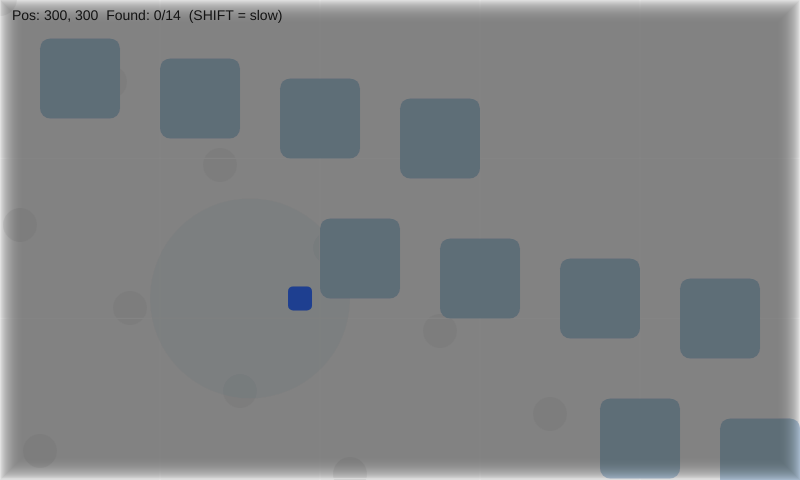
Frame 1 (no input)
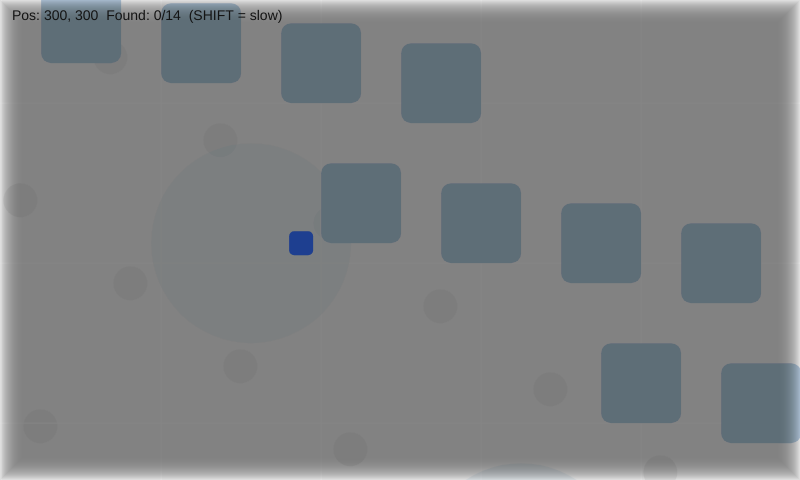
Frame 60 (no input)
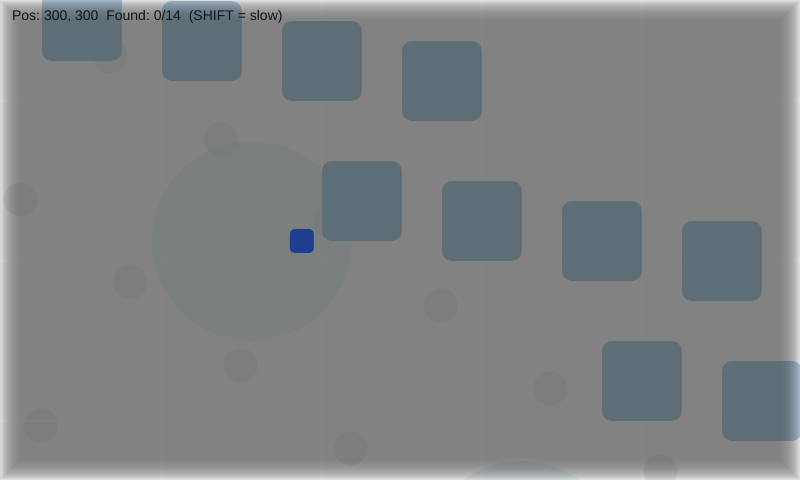
Frame 120 (the mouse pressed at the canvas centre since frame 60)

The p5.js sketch that drew these frames (run headless with seeded random() and noise() and a simulated clock; from frame 60 on, the mouse is pressed at the canvas centre):

// p5.js sketch
// ── sketch.js
/*
Week 5 — Reflective / Meditative Camera Scroll (Bounded)

Course: GBDA302 | Instructors: Dr. Karen Cochrane & David Han
Date: Feb. 12, 2026

Move: WASD/Arrows
Hold SHIFT: slow walk (pacing)
Goal:
- World larger than screen
- Camera follows player with smooth motion (meditative)
- Hidden symbols for the camera to “discover”
*/

let p = { x: 300, y: 300, s: 3 }; // player in world coords
let cam = { x: 0, y: 0 }; // camera top-left in world coords
let camTarget = { x: 0, y: 0 }; // where camera wants to be

const W = 2400,
  H = 1600; // world size
const viewW = 800,
  viewH = 480; // viewport size

// hidden symbols (bonus)
let symbols = [];
const REVEAL_RADIUS = 120;

function setup() {
  createCanvas(viewW, viewH);
  textFont("sans-serif");
  textSize(14);

  // place small “discoverables” across the world
  // (hand-placed-ish but deterministic)
  for (let i = 0; i < 14; i++) {
    let sx = 200 + ((i * 160) % (W - 400));
    let sy = 180 + ((i * 230) % (H - 360));
    symbols.push({
      x: sx,
      y: sy,
      found: false,
      kind: i % 3, // 0,1,2 => different symbol types
    });
  }
}

function draw() {
  // --- pacing controls ---
  const slow = keyIsDown(SHIFT);
  const speed = slow ? 1.6 : 3.0;

  // --- update player ---
  let dx =
    (keyIsDown(RIGHT_ARROW) || keyIsDown(68)) -
    (keyIsDown(LEFT_ARROW) || keyIsDown(65));

  let dy =
    (keyIsDown(DOWN_ARROW) || keyIsDown(83)) -
    (keyIsDown(UP_ARROW) || keyIsDown(87));

  const len = max(1, abs(dx) + abs(dy)); // cheap diagonal normalize

  // Clamp player so they cannot leave the world
  p.x = constrain(p.x + (dx / len) * speed, 0, W);
  p.y = constrain(p.y + (dy / len) * speed, 0, H);

  // --- camera target centres on player, then clamps to world bounds ---
  camTarget.x = constrain(p.x - width / 2, 0, W - width);
  camTarget.y = constrain(p.y - height / 2, 0, H - height);

  // --- smooth camera easing (meditative motion) ---
  // smaller = floaty + calm, bigger = snappier
  const ease = 0.06;
  cam.x = lerp(cam.x, camTarget.x, ease);
  cam.y = lerp(cam.y, camTarget.y, ease);

  // --- soft “breathing” drift (tiny!) to evoke calm ---
  const t = millis() * 0.0006;
  const driftX = sin(t) * 2.0;
  const driftY = cos(t * 0.9) * 2.0;

  background(220);

  // --- parallax backdrop (gentle) ---
  push();
  translate(-cam.x * 0.45 + driftX * 0.3, -cam.y * 0.45 + driftY * 0.3);
  noStroke();
  fill(232);
  rect(0, 0, W, H);

  // distant dots like “stars / floating memories”
  for (let i = 0; i < 90; i++) {
    let x = (i * 110) % W;
    let y = (i * 83) % H;
    fill(210, 210, 210, 160);
    circle(x, y, 34);
  }
  pop();

  // --- main world layer ---
  push();
  translate(-cam.x + driftX, -cam.y + driftY);

  // subtle grid
  stroke(240);
  for (let x = 0; x <= W; x += 160) line(x, 0, x, H);
  for (let y = 0; y <= H; y += 160) line(0, y, W, y);

  // soft landmarks (gives the world “meaning”)
  // big quiet circles as meditation “stations”
  noStroke();
  for (let i = 0; i < 8; i++) {
    let lx = 250 + i * 270;
    let ly = 300 + (i % 3) * 320;
    fill(200, 210, 220, 120);
    circle(lx, ly, 200);
  }

  // obstacles (same as yours)
  fill(170, 190, 210);
  for (let i = 0; i < 30; i++) {
    const x = (i * 280) % W,
      y = (i * 180) % H;
    rect(x + 40, y + 40, 80, 80, 10);
  }

  // hidden symbols (reveal when close)
  for (let s of symbols) {
    const d = dist(p.x, p.y, s.x, s.y);

    if (d < REVEAL_RADIUS) {
      // reveal strength
      const a = map(d, REVEAL_RADIUS, 0, 0, 255, true);

      // “found” if you get really close
      if (d < 28) s.found = true;

      drawSymbol(s.x, s.y, s.kind, a, s.found);
    }
  }

  // player
  fill(50, 110, 255);
  rect(p.x - 12, p.y - 12, 24, 24, 5);

  pop();

  // --- vignette / mood overlay (screen space) ---
  drawVignette();

  // HUD
  fill(20);
  noStroke();
  const foundCount = symbols.filter((s) => s.found).length;
  text(
    `Pos: ${p.x | 0}, ${p.y | 0}  Found: ${foundCount}/${symbols.length}  (SHIFT = slow)`,
    12,
    20,
  );
}

// -------- helper drawings --------

function drawSymbol(x, y, kind, alpha, found) {
  push();
  translate(x, y);
  noFill();
  strokeWeight(2);

  if (found) {
    stroke(80, 140, 255, 220);
  } else {
    stroke(50, 50, 50, alpha);
  }

  // small variations so it feels like “different discoveries”
  if (kind === 0) {
    // spiral-ish circle
    circle(0, 0, 26);
    arc(0, 0, 18, 18, PI * 0.2, PI * 1.5);
  } else if (kind === 1) {
    // diamond
    beginShape();
    vertex(0, -14);
    vertex(14, 0);
    vertex(0, 14);
    vertex(-14, 0);
    endShape(CLOSE);
    circle(0, 0, 6);
  } else {
    // “moon”
    arc(0, 0, 26, 26, -PI / 2, PI / 2);
    arc(6, 0, 18, 18, -PI / 2, PI / 2);
  }

  pop();
}

function drawVignette() {
  noStroke();
  for (let i = 0; i < 24; i++) {
    const a = map(i, 0, 23, 12, 0); // outer rings darkest → proper edge vignette
    fill(0, a);
    rect(i, i, width - i * 2, height - i * 2);
  }
}
